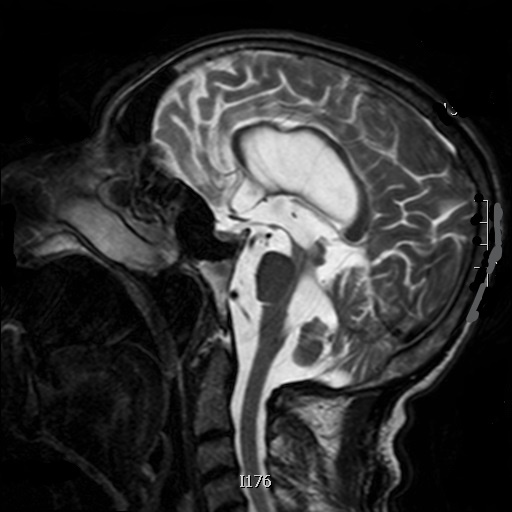
#> input picture editted2.jpg, 512 x 512 px; the run also reads 1 picture not shown here
$ python convexhull.py   (older library calls are emulated)
#> lines starting #> are read from the running program, lines starting #| are printed output that depends on the picture; after the words box and inside, x2 and y2 are one past the last pixel; in counts of white or black regions, pixels touching at a corner belong together
from PIL import Image
import cv2
from scipy.spatial import ConvexHull
import numpy as np
import matplotlib.pyplot as plt
from skimage.morphology import convex_hull_image
from skimage import data, img_as_float
from scipy import misc

#from skimage.util import invert

# The original image is inverted as the object must be white.
#image = invert(data.horse())
# convert to binary after thresholding
img = cv2.imread('editted2.jpg',1)
#> img is the input picture: shape (512, 512, 3); mean B, G, R 49.5, 49.5, 49.5
ret,thresh1 = cv2.threshold(img,127,255,cv2.THRESH_BINARY)
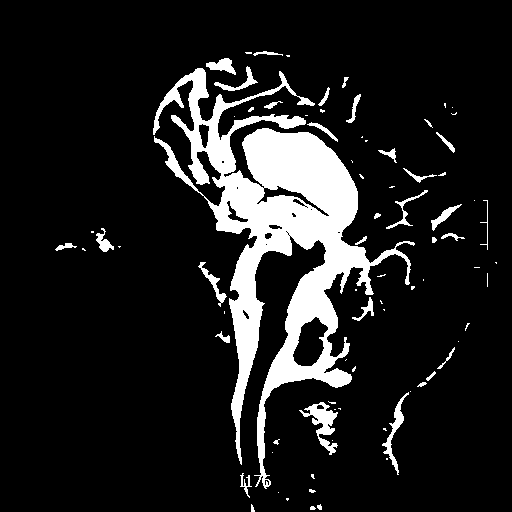
#> thresh1: shape (512, 512, 3); 12.3% white; 80 white regions (46 under 20 px), largest, box (x1, y1, x2, y2) and area: (153, 68, 415, 489) 27624, (299, 402, 338, 455) 732, (382, 392, 409, 475) 446
plt.imshow(thresh1,'gray')
plt.imsave("thresh.jpg",thresh1)
#conversion done
img1=cv2.imread('thresh_project.jpg',cv2.IMREAD_GRAYSCALE)
#ret,thresh2 = cv2.threshold(img1,127,255,cv2.THRESH_BINARY)
#img1=Image.open('thresh.jpg').convert('L')
rows,cols = img1.shape
#> rows = 512; cols = 512
for i in range(rows):
    for j in range(150):
        thresh1[i,j]=0
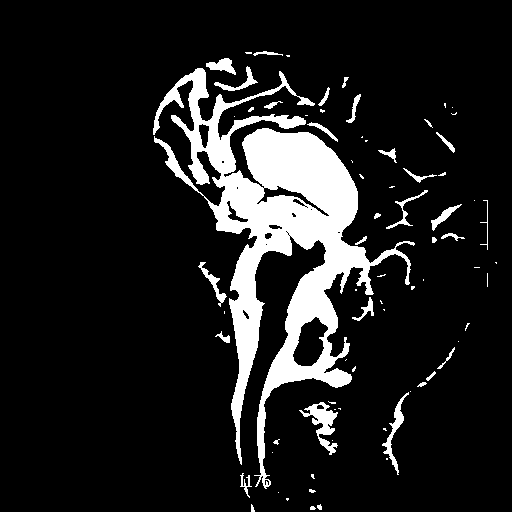
#> thresh1: shape (512, 512, 3); 12.1% white; 75 white regions (43 under 20 px), largest, box (x1, y1, x2, y2) and area: (153, 68, 415, 489) 27624, (299, 402, 338, 455) 732, (382, 392, 409, 475) 446
#plt.imshow(img1,'gray')
plt.imsave("thresh1.jpg",thresh1)
im = misc.imread('thresh1.jpg')
#print (im)
gray = im.sum(-1)
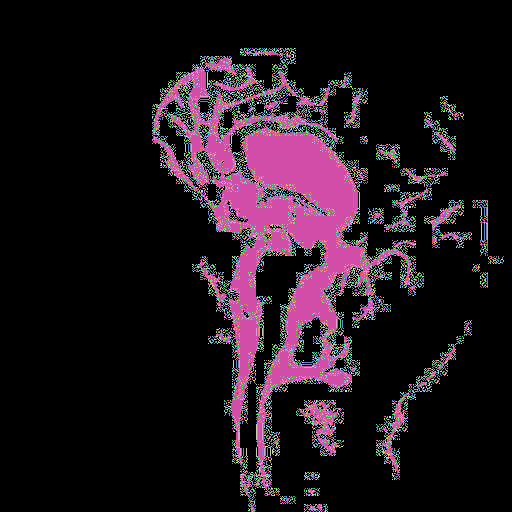
#> gray: shape (512, 512) uint64; 78 distinct labels, from 0 to 765; one colour per label, 0 black


# convex hull image
chull = convex_hull_image(gray)
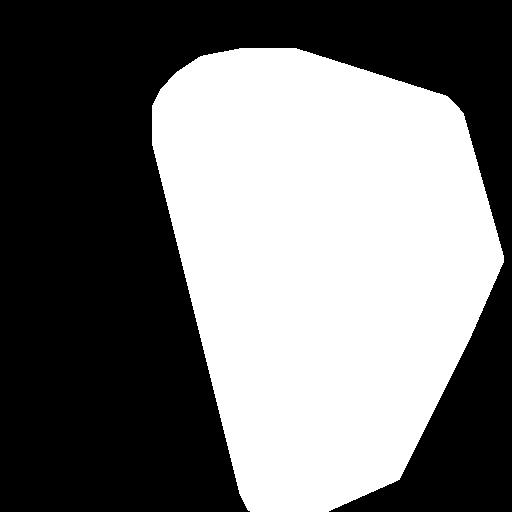
#> chull: shape (512, 512) bool; 45.5% white; 1 white region, box (x1, y1, x2, y2) and area: (152, 48, 504, 512) 119214

fig, axes = plt.subplots(1, 2, figsize=(8, 4))
ax = axes.ravel()

ax[0].set_title('Original picture')
ax[0].imshow(img, cmap=plt.cm.gray, interpolation='nearest')
ax[0].set_axis_off()

ax[1].set_title('Transformed picture')
ax[1].imshow(chull, cmap=plt.cm.gray, interpolation='nearest')
ax[1].set_axis_off()

plt.imsave("thresh2.jpg",chull)
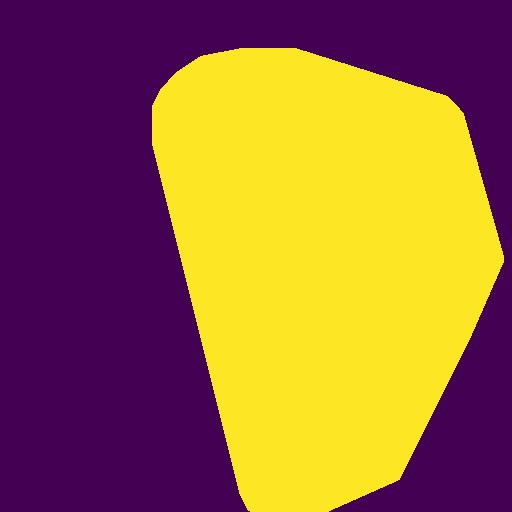
#> saved as thresh2.jpg: shape (512, 512, 3); mean R, G, B 152.1, 104.7, 61.7
plt.imshow(chull, cmap=plt.cm.gray, interpolation='nearest')

plt.tight_layout()
plt.show()
#> figure, not shown here; B, G, R data is drawn as R, G, B
# plotted and saved

#centre of gravity from original pixel by validating from
#segmented convex hull image
X=0
Y=0
P=0

implot = plt.imshow(img,'gray')
gray = cv2.cvtColor(img, cv2.COLOR_BGR2GRAY)
for i in range(rows):
    for j in range(cols):
        if chull[i,j]:
            P=P+gray[i,j]
#> after the loop, P = 10917648
for i in range(rows):
    for j in range(cols):
        if chull[i,j]:
#            plt.plot(j, i,color="red")
#            plt.scatter(j, i, c='r')
            X=X+(gray[i,j]*i*1.0)
            Y=Y+(gray[i,j]*j*1.0)
#> after the loop, X = 2.68e+09; Y = 3.33e+09
X=X/P
#> X = 245.2
Y=Y/P
#> Y = 305
X=int(X)
#> X = 245
Y=int(Y)
print (X,Y,P,gray[Y,X])
#| 245 305 10917648 207
ret,thresh3 = cv2.threshold(gray,127,255,cv2.THRESH_BINARY)
plt.imshow(thresh3,'gray')
#im1 = plt.imread('editted1.jpg')
#implot = plt.imshow(im1)

# draw white line by editing the image then convert the image by using
# threshold value segment the image


# put a blue dot at (10, 20)
#plt.scatter([10], [20])

# put a red dot, size 40, at 2 locations:
plt.scatter(304, 245, c='r') #plots single point
plt.scatter(306, 245, c='b')
plt.scatter(Y-20, X, c='g')
plt.show() #to plot single point
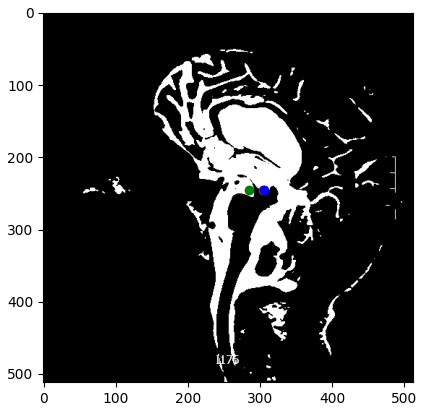
#> figure drawn by matplotlib, 1 panel; B, G, R data is drawn as R, G, B

plt.imshow(thresh1,'gray')
circle1 =plt.Circle((Y, X), 80, color='r',fill=False)  #not working
fig = plt.gcf()
ax = fig.gca()
ax.add_artist(circle1)
fig.savefig('plotcircles.png')
plt.show()
# [6 lines of commented-out code are left out]

p1=[0,0]
p2=[0,0]
middle=[]
q=[]
visited=[]
visited.append([Y,X])
q.append([Y,X])

while len(q):
    k=q.pop()
    d=[[1,0],[-1,0],[-1,-1],[1,-1],[0,-1]]
    for i in range(0,5):
        a=k[0]+d[i][0]
        b=k[1]+d[i][1]
        if gray[a,b]<220 and gray[a,b]>180:
            if [a,b] not in visited:
                #print("hi")
                q.append([a,b])
                visited.append([a,b])
                if(a<Y and p1[1]<b):
                    p1[1]=b
                    p1[0]=a
                if(a>Y and p2[1]<b):
                    p2[1]=b
                    p2[0]=a
#> this loop made 396 passes
#> k on passes 1 to 3: [305, 245], [305, 244], [305, 243]
#> after the loop, p1 = [304, 245]; p2 = [306, 245]; q = []; visited = 396 pairs, first value 255 to 308, second value 231 to 245

# thresholding to get corpus collosum
img = cv2.imread('editted2.jpg',cv2.IMREAD_GRAYSCALE)
#> img: shape (512, 512); min 0, max 249, mean 49.5
print (gray[Y+20,X],gray[Y,X],gray[Y-20,X])
#| 206 207 199
ret,thresh4 = cv2.threshold(img,img[Y,X],255,cv2.THRESH_BINARY)
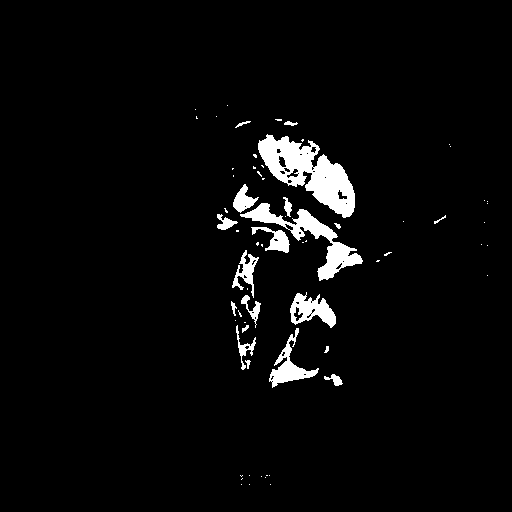
#> thresh4: shape (512, 512); 3.8% white; 66 white regions (46 under 20 px), largest, box (x1, y1, x2, y2) and area: (258, 134, 355, 218) 3658, (240, 203, 363, 281) 2124, (290, 292, 336, 328) 873
#> ret = 207
plt.imshow(thresh4,'gray')
plt.show()
#not working
